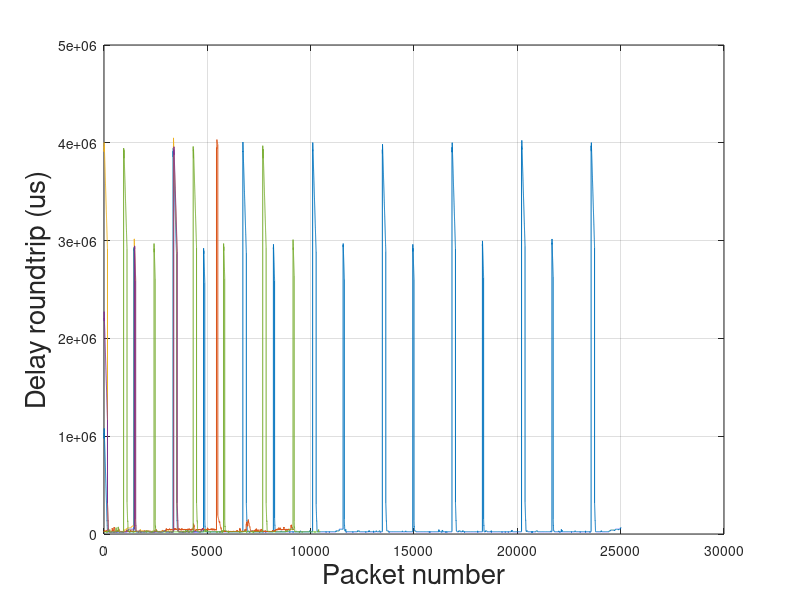

Source code (MATLAB):
clear all
close all
clc

load('databuffered.mat')
plot(C)
hold on
plot(WB1)
plot(val1)
plot(D)
plot(B)
grid on
xlabel('Packet number')
xlabel('Packet number', 'Fontsize',20)
ylabel('Delay roundtrip (us)', 'Fontsize',20)